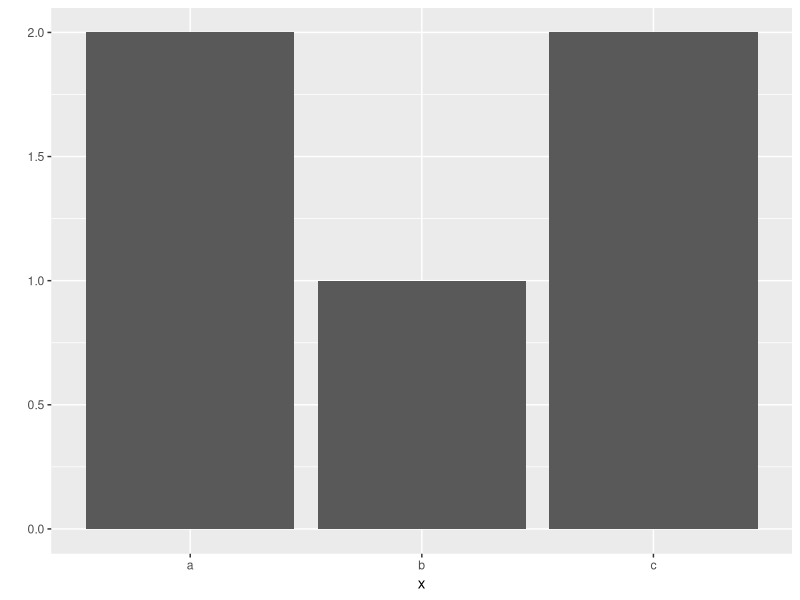

Reproduce this figure in R.
#2022-07-12

#ggplot 패키지 설치

# installed.packages() -> 인스톨한 패키지 확인
# install.packages('ggplot2') -> 패키지 설치
library(ggplot2)
x = c('a', 'b' ,'a', 'c', 'c')
x
qplot(x)
